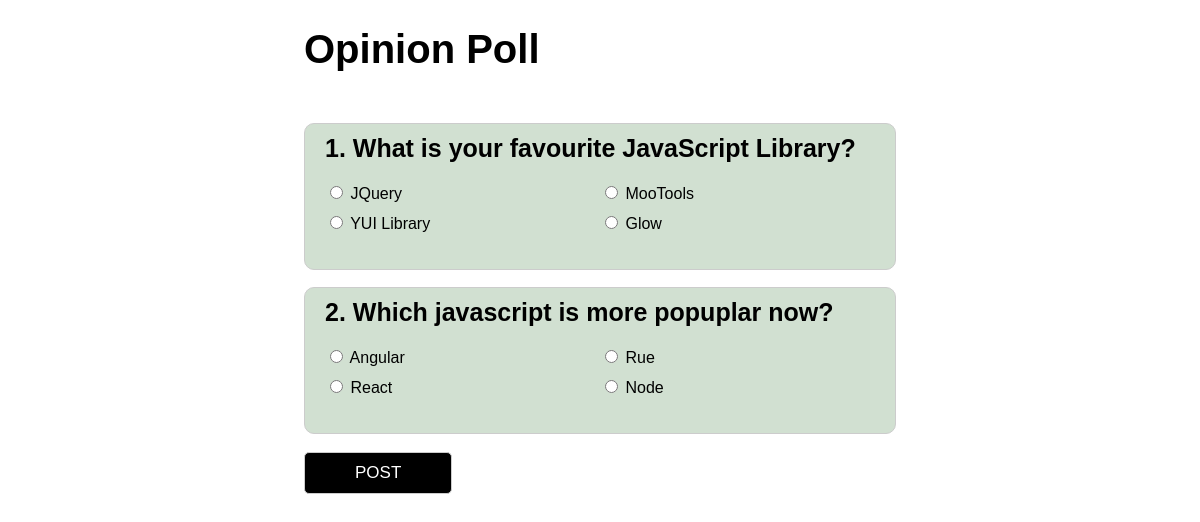
The page / on the database its author committed.
### tables this page shows
CREATE TABLE `op_quest` (
  `qid` int(11) NOT NULL AUTO_INCREMENT,
  `question` varchar(150) DEFAULT NULL,
  `options` varchar(150) DEFAULT NULL,
  PRIMARY KEY (`qid`)
);

### controllers/OpinionController.php (called while the page is built, shortened)
<?php
require_once("models/OpinionModel.php");
class OpinionController extends Controller
{
	private $opinionModel;
	private $log;
	function __construct(){
		$this->log = new Logger();
		$this->opinionModel = new OpinionModel();
	}
	public function index(){
		try{
			$Questions = $this->GetAllOpinion();
			require "views/opinion.html.php";
		}
		catch(Exception $e){
			$this->log->WriteLog($e->getMessage());
		}
	}
	public function GetAllOpinion(){
		try{
			return json_encode($this->opinionModel->GetAllOpinions());
		}
		catch(Exception $e){
			$this->log->WriteLog($e->getMessage());
			echo $e->getMessage();die();
		}
		return "";
	}
}

### config/Database.php (called while the page is built, shortened)
<?php
class Database{
	private static $_instance;
    private $host = "localhost";
    private $db_name = "opinions";
    private $username = "root";
    private $password = "root";
    public $connection;
	public static function getInstance($DB) {
		if(!self::$_instance) {
			self::$_instance = new self($DB);
		}
		return self::$_instance;
	}
    public function __construct($DB){
        $this->connection = null;
		$this->connection = @new mysqli($this->host, $this->username, $this->password, $this->db_name);
    }
	public function getConnection() {
		return $this->connection;
	}
}

### models/model.php (called while the page is built, shortened)
<?php
require_once("config/Database.php");
class Model extends Database{
	function __construct($db_name=""){
		$this->db = static::getInstance($db_name);
		$this->conn = $this->db->getConnection();
	}
}

### models/OpinionModel.php (called while the page is built, shortened)
<?php
require_once("model.php");
class OpinionModel extends Model{
	public function GetAllOpinions(){
		$opinions_info = array();
		try{
			$sql = "SELECT * from op_quest";
			$stmt = $this->conn->prepare($sql);
			if(!$stmt) {
				throw new Exception();
			}else{
				$stmt->execute();
				$result = $stmt->get_result();
				while($row = $result->fetch_assoc()) {
				  $opinions_info[] = $row;
				}
			}
		}
		catch(Exception $e){
	   		throw new Exception($e);
		}
		return $opinions_info;
	}
}

### views/opinion.html.php (the view, shortened to what this page needs)
<!DOCTYPE html>
<html lang="en">
<head>
    <link href="assets/css/style.css" rel="stylesheet">
</head>
<body>
    <?php
        $questions_array = array();
        if($Questions!="") $questions_array =  json_decode($Questions);
    ?>
    <div class="container">
            <h1>Opinion Poll</h1>
            <span class="clsError"><?php echo $validation_msg;?></span>
             <form name="frmOpinion" method="post">
                <?php for( $i=0;$i<count($questions_array);$i++){  ?>
                    <div class="Opinions">
                        <div class="questions">
                            <?php echo $questions_array[$i]->qid.". " .$questions_array[$i]->question; ?>
                        </div>
                        <ul class="option_list">
                            <?php foreach(json_decode($questions_array[$i]->options) as $key => $options):?>
                                <li>
                                    <input type="radio" id="ans_<?php echo $questions_array[$i]->qid."_".$key; ?>" name='question[<?php echo $questions_array[$i]->qid; ?>]' value="<?php echo $key; ?>"/>
                                    <label for="ans_<?php echo $questions_array[$i]->qid."_".$key; ?>"><?php echo $options;?></label>
                                </li>
                            <?php endforeach;?>
                        </ul>
                  </div>
                <?php } ?>
                <input type="submit" name="polls" value="Post" id="submit"/>
              </form>
    </div>
</body>
</html>

### index.php (shortened to what this page needs)
<?php
$tokens = explode('/',rtrim(str_replace("p=","",$_SERVER['QUERY_STRING']), '/'));
$pagename = ucfirst($tokens[0]);
if($tokens[0]==""){
	$pagename = "Opinion";
}
if (file_exists('controllers/'.$pagename.'Controller.php')) {
	$controller = new $controllerName;
	if (isset($tokens[1])) {
		$actionName = $tokens[1];
		if(isset($tokens[2])) {
			$controller->{$actionName}($tokens[2]);
		}
		else {
			$controller->{$actionName}();
		}
	}
	else
	{
		$controller->index();
	}
}
else{
	die("Controller doesn't exists");
}

### assets/css/style.css (style rules this page uses)
body { font-family: "Arial"; }
h1 { font-size:40px; }
.container { max-width: 50%; margin:0 auto; }
.Opinions { padding:10px 20px; border:1px solid #ccc; border-radius: 10px; margin-bottom: 3%; background:#ccddcce6; }
.questions { font-size: 25px; font-weight: bold; }
.option_list { list-style: none; padding:0px; display: inline-block; width: 100%; }
.option_list li { width:50%; float: left; line-height: 30px; }
#submit { background: #000; color:#fff; border:1px solid #ccc; padding:10px 50px; font-size:17px; text-transform:uppercase; border-radius: 5px; cursor: pointer; }
.clsError { padding: 10px 0; display: inline-block; text-align: center; width: 100%; color: #f00; }

### rows shown on the page
op_quest: qid "1", question "What is your favourite JavaScript Library?", options "JQuery", options "MooTools", options "YUI Library", options "Glow"
op_quest: qid "2", question "Which javascript is more popuplar now?", options "Angular", options "Rue", options "React", options "Node"
